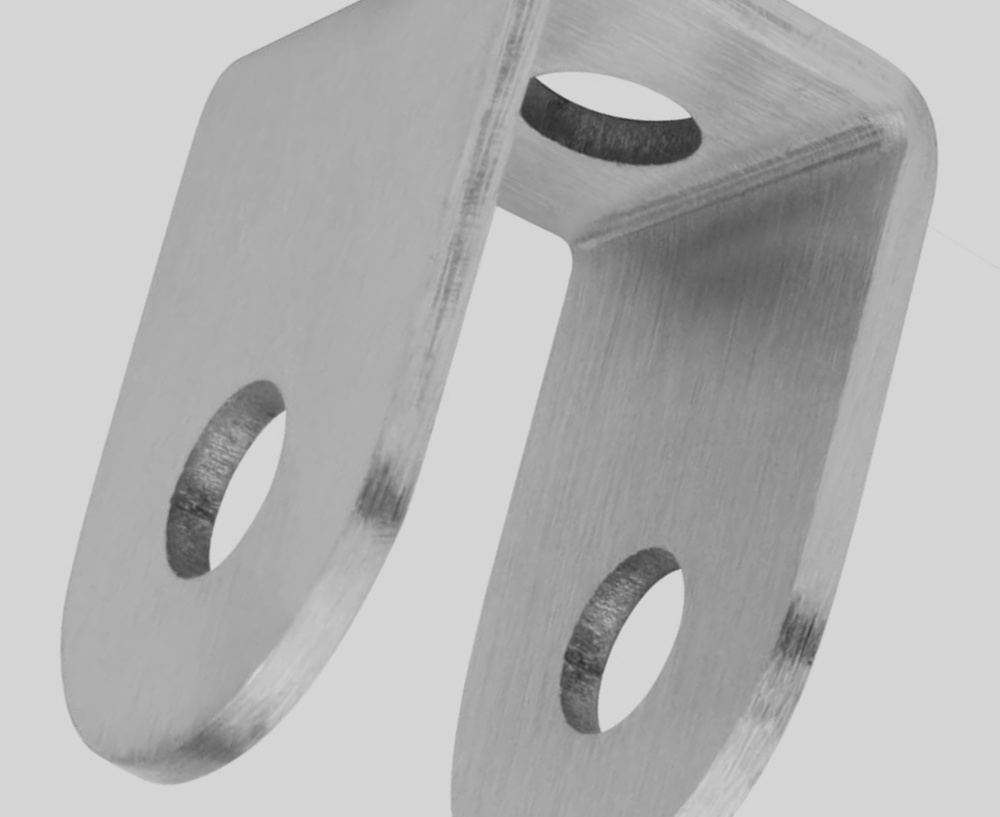
#> input picture haltemp/dataset_aug/bracket/bracket1_aug0.jpg, 1000 x 817 px, found by its file name; its folder holds only this picture in this run
$ python dataaug.py
#> lines starting #> are read from the running program, lines starting #| are printed output that depends on the picture
import cv2
import numpy as np
import os
import random

input_folder = "bracket"
output_folder = "dataset_aug/bracket"

os.makedirs(output_folder, exist_ok=True)

def rotate_with_white_bg(image, angle):
    h, w = image.shape[:2]

    # rotation matrix
    M = cv2.getRotationMatrix2D((w/2, h/2), angle, 1)

    # create white background
    rotated = cv2.warpAffine(
        image,
        M,
        (w, h),
        borderMode=cv2.BORDER_CONSTANT,
        borderValue=(255,255,255)
    )

    return rotated


def change_lighting(image):
    alpha = random.uniform(0.8,1.2)   # contrast
    beta = random.randint(-20,20)     # brightness
    new = cv2.convertScaleAbs(image, alpha=alpha, beta=beta)
    return new


for file in os.listdir(input_folder):

    image_path = os.path.join(input_folder, file)
    image = cv2.imread(image_path)
#> image is the input picture: shape (817, 1000, 3); min 37, max 218, mean 178.6

    if image is None:
        continue

    name = file.split(".")[0]

    for i in range(10):

        angle = random.randint(0,360)
        aug = rotate_with_white_bg(image, angle)

        aug = change_lighting(aug)

        output_path = os.path.join(output_folder, f"{name}_aug{i}.jpg")
        cv2.imwrite(output_path, aug)
#> this loop made 10 passes
#> pass 1, in rotate_with_white_bg, `rotated = cv2.warpAffine( image, M, (w, h), borderMode=cv2.BORDER_CONS..`:
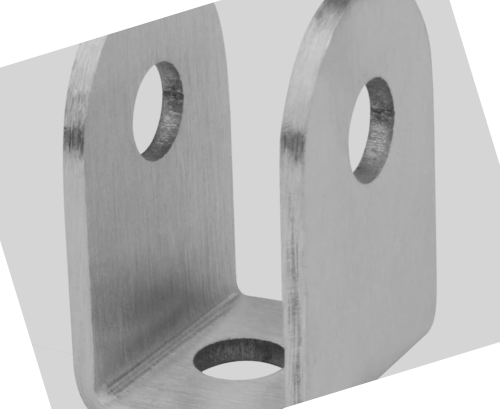
#> rotated: shape (817, 1000, 3) (shown at 1/2 size); min 39, max 255, mean 184.5
#> pass 1, in change_lighting, `new = cv2.convertScaleAbs(image, alpha=alpha, beta=beta)`:
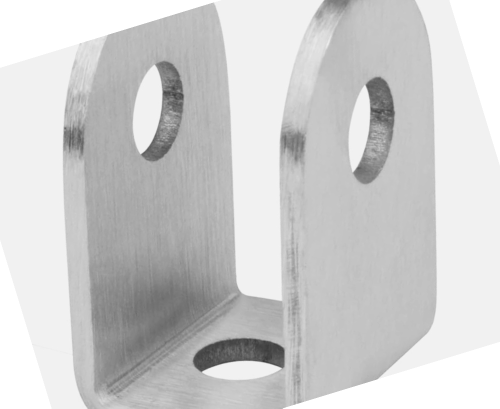
#> new: shape (817, 1000, 3) (shown at 1/2 size); min 49, max 255, mean 205.9
#> pass 2, in rotate_with_white_bg (call 2), `rotated = cv2.warpAffine( image, M, (w, h), borderMode=cv2.BORDER_CONS..`:
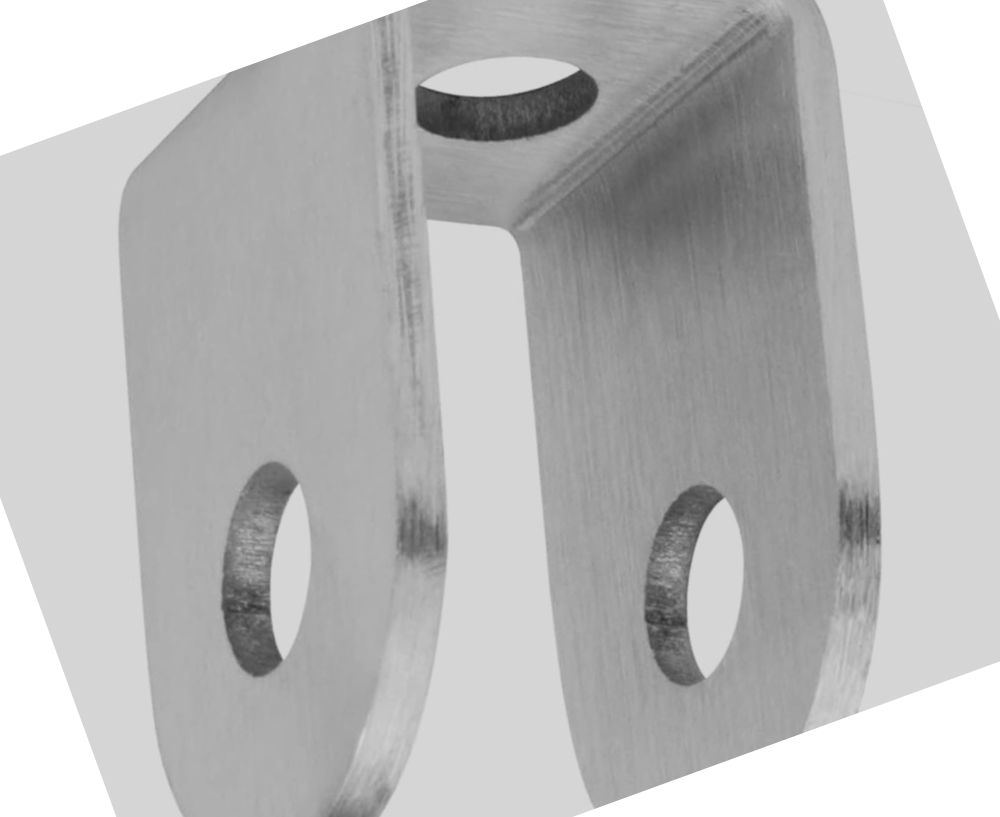
#> rotated: shape (817, 1000, 3); min 39, max 255, mean 185.4

print("Augmentation completed")

$ run again, on haltemp/dataset_aug/bracket/bracket1_aug4.jpg
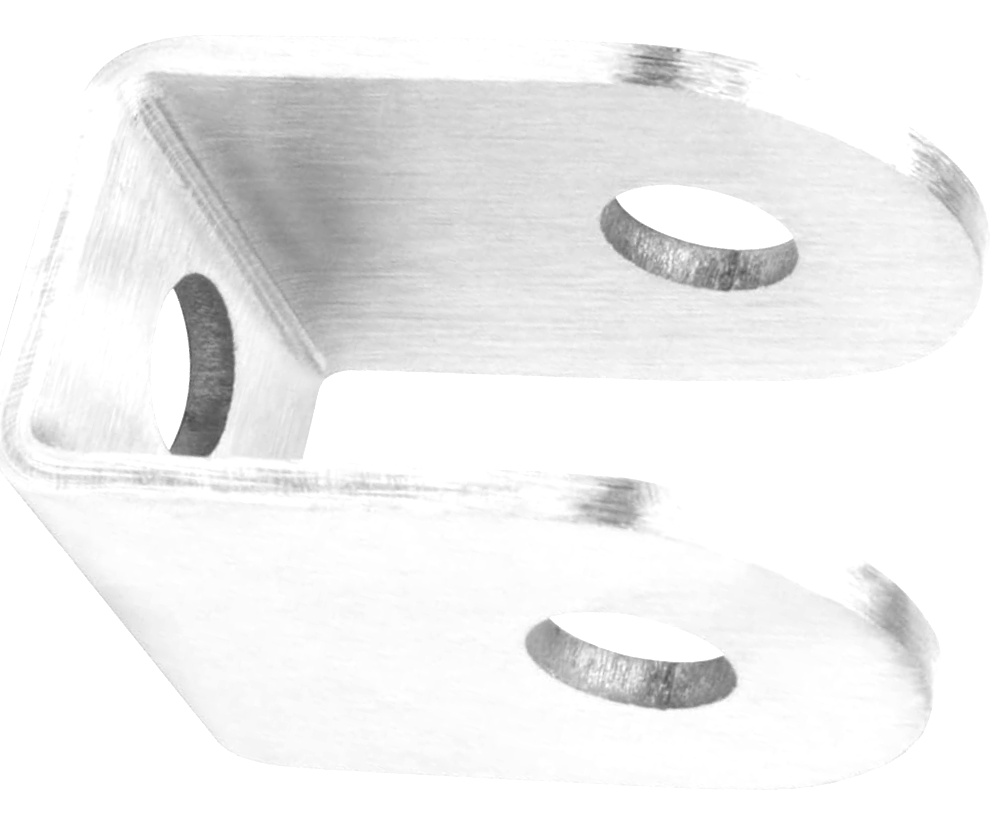
#> input picture haltemp/dataset_aug/bracket/bracket1_aug4.jpg, 1000 x 817 px, found by its file name
#> image is the input picture: shape (817, 1000, 3); min 75, max 255, mean 239.3
#> the loop `for i in range(10): ` made 10 passes
#> pass 1, in change_lighting, `new = cv2.convertScaleAbs(image, alpha=alpha, beta=beta)`:
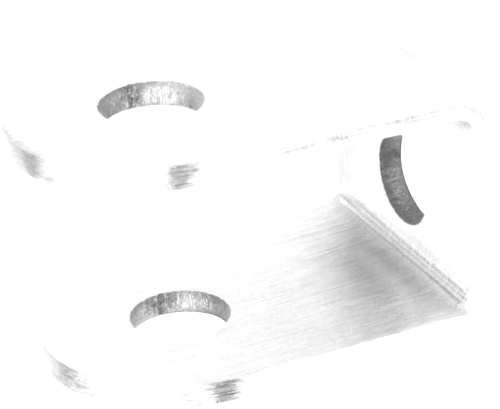
#> new: shape (817, 1000, 3) (shown at 1/2 size); min 91, max 255, mean 248
#> pass 2, in rotate_with_white_bg (call 2), `rotated = cv2.warpAffine( image, M, (w, h), borderMode=cv2.BORDER_CONS..`:
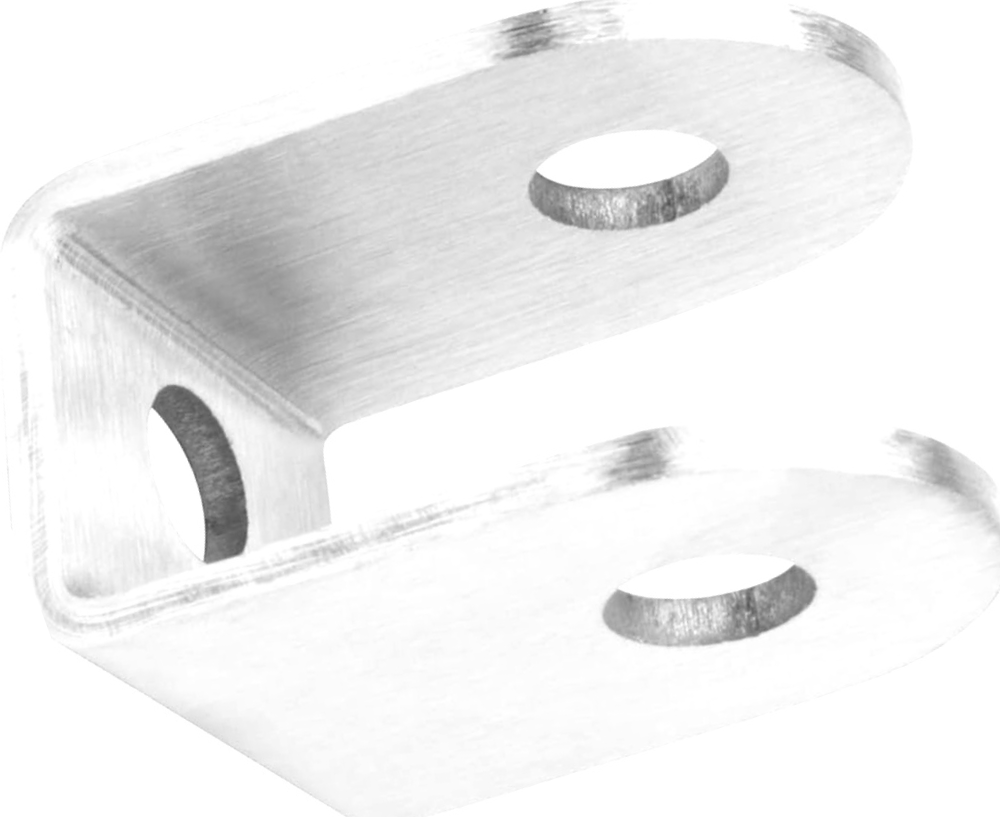
#> rotated: shape (817, 1000, 3); min 77, max 255, mean 239.3

$ run again, on haltemp/dataset_aug/bracket/bracket1_aug5.jpg
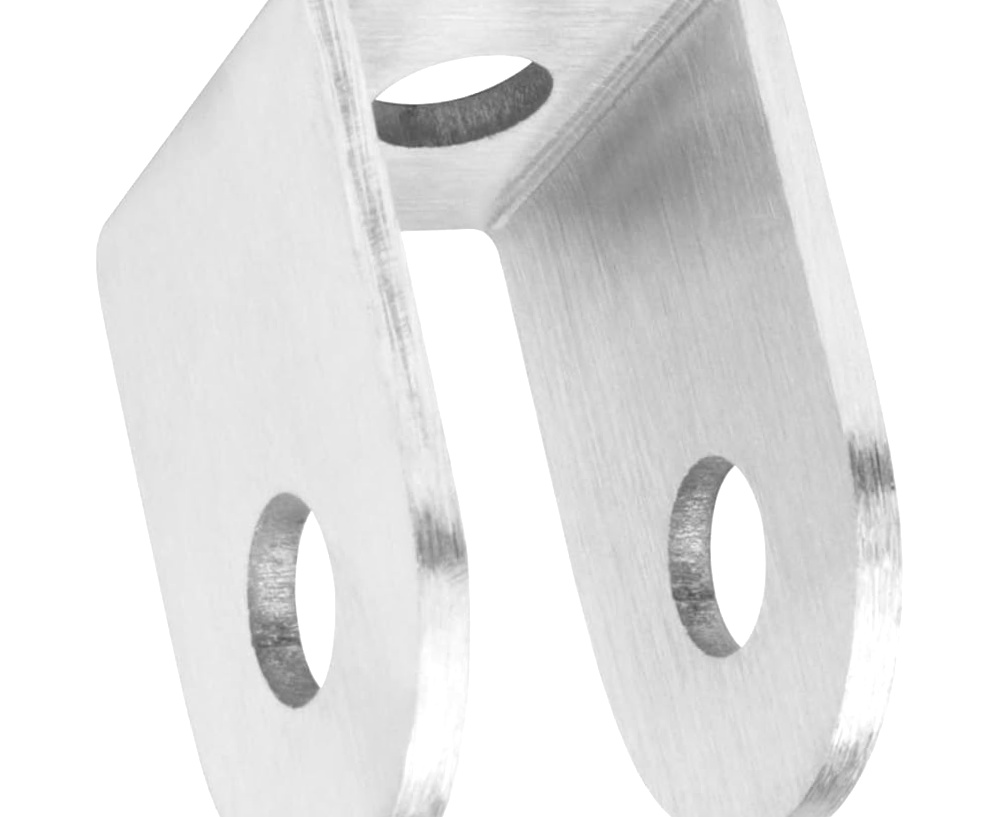
#> input picture haltemp/dataset_aug/bracket/bracket1_aug5.jpg, 1000 x 817 px, found by its file name
#> image is the input picture: shape (817, 1000, 3); min 69, max 255, mean 229.1
#> the loop `for i in range(10): ` made 10 passes
#> pass 1, in change_lighting, `new = cv2.convertScaleAbs(image, alpha=alpha, beta=beta)`:
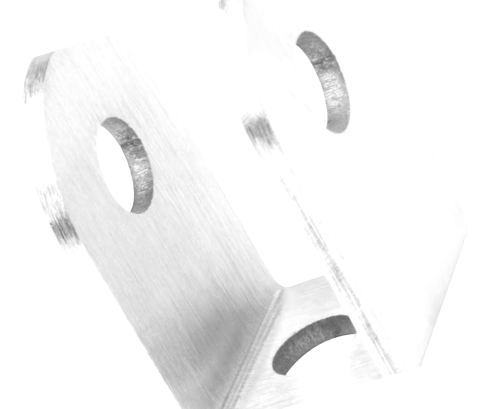
#> new: shape (817, 1000, 3) (shown at 1/2 size); min 87, max 255, mean 244.2
#> pass 2, in rotate_with_white_bg (call 2), `rotated = cv2.warpAffine( image, M, (w, h), borderMode=cv2.BORDER_CONS..`:
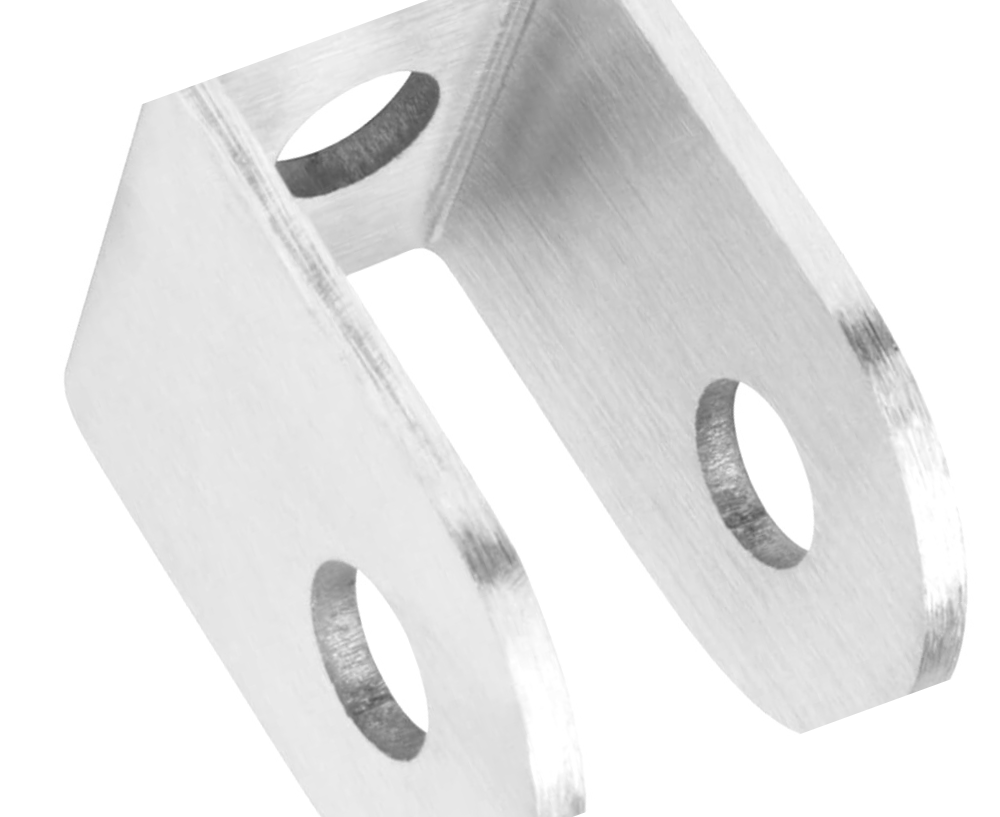
#> rotated: shape (817, 1000, 3); min 72, max 255, mean 229.9
